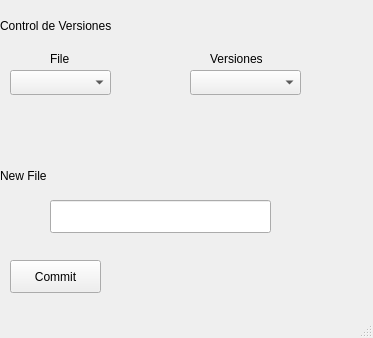
<?xml version="1.0" encoding="UTF-8"?>
<ui version="4.0">
 <class>MainWindow</class>
 <widget class="QMainWindow" name="MainWindow">
  <property name="geometry">
   <rect>
    <x>0</x>
    <y>0</y>
    <width>373</width>
    <height>338</height>
   </rect>
  </property>
  <property name="minimumSize">
   <size>
    <width>373</width>
    <height>338</height>
   </size>
  </property>
  <property name="maximumSize">
   <size>
    <width>373</width>
    <height>338</height>
   </size>
  </property>
  <property name="windowTitle">
   <string>MainWindow</string>
  </property>
  <widget class="QWidget" name="centralwidget">
   <widget class="QLabel" name="label1">
    <property name="geometry">
     <rect>
      <x>0</x>
      <y>0</y>
      <width>151</width>
      <height>51</height>
     </rect>
    </property>
    <property name="text">
     <string>Control de Versiones</string>
    </property>
   </widget>
   <widget class="QPushButton" name="pushButton">
    <property name="geometry">
     <rect>
      <x>10</x>
      <y>370</y>
      <width>91</width>
      <height>33</height>
     </rect>
    </property>
    <property name="text">
     <string>PushButton</string>
    </property>
   </widget>
   <widget class="QComboBox" name="comboBox">
    <property name="geometry">
     <rect>
      <x>10</x>
      <y>70</y>
      <width>101</width>
      <height>25</height>
     </rect>
    </property>
   </widget>
   <widget class="QLabel" name="label_2">
    <property name="geometry">
     <rect>
      <x>0</x>
      <y>110</y>
      <width>381</width>
      <height>17</height>
     </rect>
    </property>
    <property name="text">
     <string/>
    </property>
   </widget>
   <widget class="QComboBox" name="comboBox_2">
    <property name="geometry">
     <rect>
      <x>190</x>
      <y>70</y>
      <width>111</width>
      <height>25</height>
     </rect>
    </property>
   </widget>
   <widget class="QLabel" name="label">
    <property name="geometry">
     <rect>
      <x>50</x>
      <y>50</y>
      <width>54</width>
      <height>17</height>
     </rect>
    </property>
    <property name="text">
     <string>File</string>
    </property>
   </widget>
   <widget class="QLabel" name="label_3">
    <property name="geometry">
     <rect>
      <x>210</x>
      <y>50</y>
      <width>54</width>
      <height>17</height>
     </rect>
    </property>
    <property name="text">
     <string>Versiones</string>
    </property>
   </widget>
   <widget class="QLabel" name="label_4">
    <property name="geometry">
     <rect>
      <x>0</x>
      <y>160</y>
      <width>71</width>
      <height>31</height>
     </rect>
    </property>
    <property name="text">
     <string>New File</string>
    </property>
   </widget>
   <widget class="QLineEdit" name="lineEdit">
    <property name="geometry">
     <rect>
      <x>50</x>
      <y>200</y>
      <width>221</width>
      <height>33</height>
     </rect>
    </property>
   </widget>
   <widget class="QPushButton" name="pushButton_2">
    <property name="geometry">
     <rect>
      <x>10</x>
      <y>260</y>
      <width>91</width>
      <height>33</height>
     </rect>
    </property>
    <property name="text">
     <string>Commit</string>
    </property>
   </widget>
   <widget class="QLabel" name="label_5">
    <property name="geometry">
     <rect>
      <x>110</x>
      <y>260</y>
      <width>231</width>
      <height>31</height>
     </rect>
    </property>
    <property name="text">
     <string/>
    </property>
   </widget>
  </widget>
  <widget class="QMenuBar" name="menubar">
   <property name="geometry">
    <rect>
     <x>0</x>
     <y>0</y>
     <width>373</width>
     <height>23</height>
    </rect>
   </property>
  </widget>
  <widget class="QStatusBar" name="statusbar"/>
 </widget>
 <resources/>
 <connections/>
</ui>
